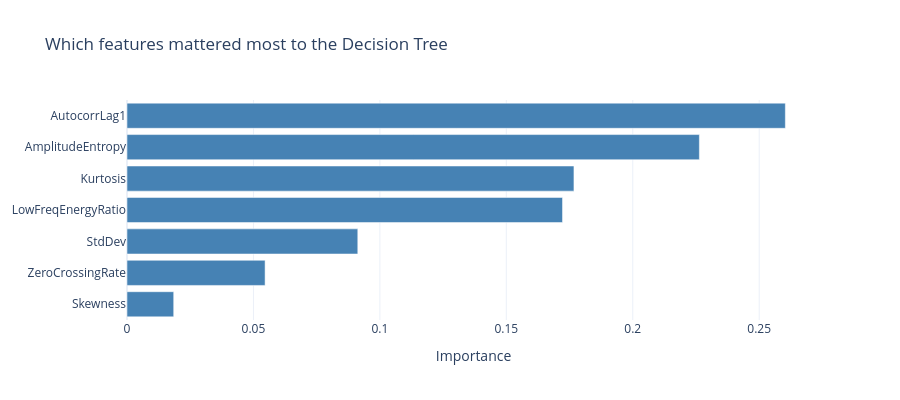

Write notebook code for a chart like this one.
### Markdown cell above
**Confusion Matrix** -- shows which classes the model mixes up. The diagonal (top-left to
bottom-right) is "predicted the right answer"; anything off the diagonal is a mistake and
shows exactly which two classes get confused.

### Code cell
importances = sorted(zip(FEATURE_NAMES, dt_clf.feature_importances_), key=lambda x: x[1])
names, vals = zip(*importances)
fig = go.Figure(go.Bar(x=list(vals), y=list(names), orientation='h', marker_color='steelblue'))
fig.update_layout(title="Which features mattered most to the Decision Tree",
                  xaxis_title="Importance", template="plotly_white", height=400)
fig.show()

### Figure 1 — Plotly figure (JSON) as saved in the notebook; plotly's stock layout.template omitted (floating-point values rounded to 4 significant figures)
{"data": [{"marker": {"color": "steelblue"}, "orientation": "h", "type": "bar", "x": [0.01847, 0.05461, 0.09126, 0.1722, 0.1767, 0.2263, 0.2603], "y": ["Skewness", "ZeroCrossingRate", "StdDev", "LowFreqEnergyRatio", "Kurtosis", "AmplitudeEntropy", "AutocorrLag1"]}], "layout": {"height": 400, "title": {"text": "Which features mattered most to the Decision Tree"}, "xaxis": {"title": {"text": "Importance"}}}}
